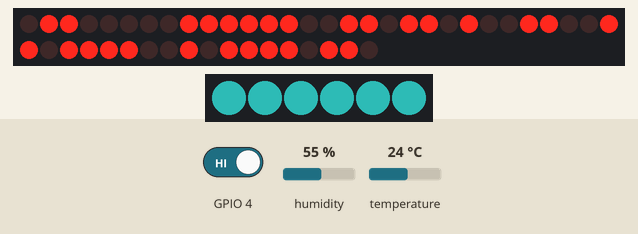
A sketch run on a simulated ESP32. Shown: 48 shift-register outputs drawn as a row of LEDs (first output left, lit = HIGH), 6 RGB LEDs in strip order, left to right. Wiring (inferred from the names in the program): 6 × shift register (74HC595): data GPIO 25; shift clock GPIO 33; latch GPIO 32; MR GPIO 26. Wiring (inferred from the signals the program sends): row of LEDs: on Q0, Q1, Q2, Q3, Q4, Q5, Q6, Q7, Q8, Q9, Q10, Q11, Q12, Q13, Q14, Q15, Q16, Q17, Q18, Q19, Q20, Q21, Q22, Q23, Q24, Q25, Q26, Q27, Q28, Q29, Q30, Q31, Q32, Q33, Q34, Q35, Q36, Q37, Q38, Q39, Q40, Q41, Q42, Q43, Q44, Q45, Q46, Q47. Inputs (shaded band) come from the test bench; at power-on: GPIO 4 HIGH, temperature 24 °C, humidity 55 %. Dim RGB values are drawn brighter than linear; WiFi joins after 1.5 s; servers stay silent unless stated; the local clock reads 2024-03-15 10:24:30 at power-on unless the sketch sets it; random numbers use the default seed unless the sketch sets one; what the sketch prints to the serial monitor is not drawn.

Above: at 9.8 s.
9.9 s: GPIO 4 driven LOW
At 10.49 s:
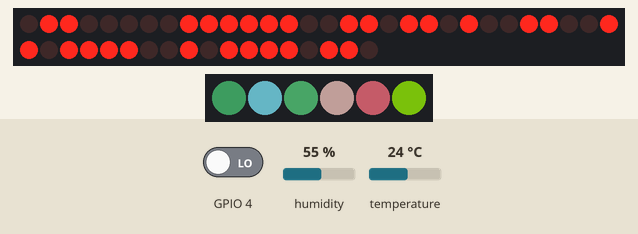
11.7 s: temperature set to 12 °C
At 13.08 s:
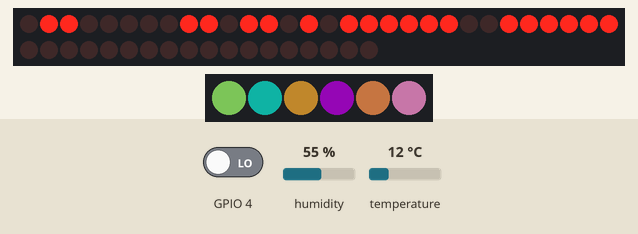
13.7 s: temperature set to 19 °C
15.5 s: GPIO 4 driven HIGH
At 16.4 s:
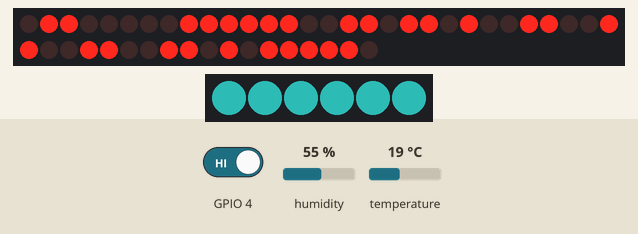
18.5 s: GPIO 4 driven LOW
At 19.12 s:
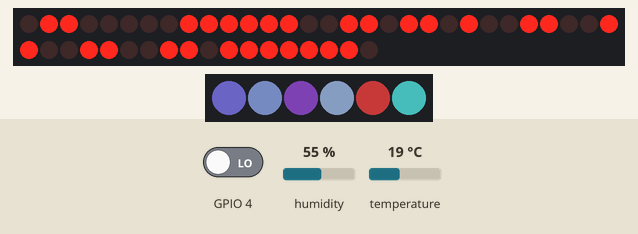
20.3 s: temperature set to 28 °C
At 21.71 s:
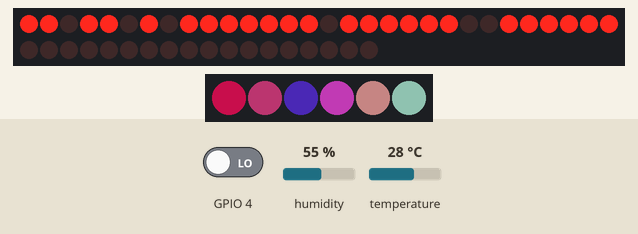
Timing chart, 0 to 24.8 s (numbered marks = the images above; inputs shaded):
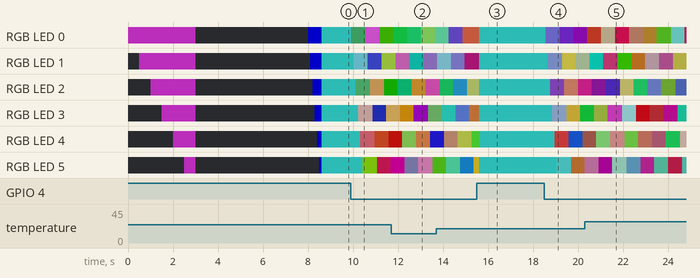

Measured:
- what the display in image 3 shows lasts 1.0 s, from 16.0 s to 17.0 s

The sketch:

6keta-tokei.ino
```cpp
#include <WiFi.h>
#include "time.h"
#include "RTClib.h"
#include <Arduino.h>
RTC_DS3231 rtc;
#include "DHT.h"
#include <Adafruit_NeoPixel.h>
#define LED_PIN     23
#define LED_COUNT  6
Adafruit_NeoPixel strip(LED_COUNT, LED_PIN, NEO_GRB + NEO_KHZ800);


const char* ssid       = "";
const char* password   = "";

const char* ntpServer = "ntp.jst.mfeed.ad.jp";
const long  gmtOffset_sec = 9*3600;
const int   daylightOffset_sec = 0;


#define SER   25
#define SRCLR 26
#define SRCLK 33
#define RCLK  32
#define DHTPIN 18

DHT dht(DHTPIN, DHT11);

void setup() {
  strip.begin();
  strip.show();
  strip.setBrightness(100);

  pinMode(SER,OUTPUT);
  pinMode(SRCLR,OUTPUT);
  pinMode(SRCLK,OUTPUT);
  pinMode(RCLK,OUTPUT);
   pinMode(4,INPUT);

  digitalWrite(SRCLR, LOW);
  digitalWrite(SRCLR, HIGH);

  Serial.begin(115200);
  rtc.begin();
  dht.begin();

  //connect to WiFi
  Serial.printf("Connecting to %s ", ssid);
WiFi.begin(ssid, password);
for(int i =0;i<6;++i){
strip.setPixelColor(i, strip.Color(192, 48, 192));//RGB
strip.show();
delay(500);
}
strip.fill(0,0,0);
strip.show();
delay(5000);
if (WiFi.status() != WL_CONNECTED) {
      delay(500);
      Serial.println("disconnect");
  strip.setPixelColor(0, strip.Color(255, 2, 0));//RGB
  strip.setPixelColor(1, strip.Color(255, 2, 0));
  strip.setPixelColor(2, strip.Color(255, 2, 0));
  strip.setPixelColor(3, strip.Color(255, 2, 0));
  strip.setPixelColor(4, strip.Color(255, 2, 0));
  strip.setPixelColor(5, strip.Color(255, 2, 0));
  strip.show();

  WiFi.disconnect(true);
  WiFi.mode(WIFI_OFF);
  }
 if(WiFi.status() == WL_CONNECTED){
  for(int i =0;i<6;++i){
  strip.setPixelColor(i, strip.Color(0, 0, 255));//RGB
  strip.show();
  delay(100);
}


  Serial.println(WiFi.status());


  configTime(gmtOffset_sec, daylightOffset_sec, ntpServer);

  struct tm timeinfo;
  getLocalTime(&timeinfo);


  byte Hour = timeinfo.tm_hour;
  Serial.print(Hour);
  byte Min  = timeinfo.tm_min;
  int Sec  = timeinfo.tm_sec;

  rtc.adjust(DateTime(2019,1,1,Hour,Min,Sec)); //時間以外は使わないので適当
 }


  //disconnect WiFi as it's no longer needed
//  WiFi.disconnect(true);
//  WiFi.mode(WIFI_OFF);
}
int pre(int x){
             //どこを光らせるか
           //A B C D E F G DP
    int one = B01100000; //1
    int two = B11011010; //2
    int thr = B11110010; //3
    int fou = B01100110; //4
    int fiv = B10110110; //5
    int six = B10111110; //6
    int sev = B11100000; //7
    int eit = B11111110; //8
    int nin = B11110110; //9
    int zer = B11111100; //0
    int err = B10011110; //errorE

switch(x){
  case 0:
  return zer;
  break;
  case 1:
  return one;
  break;
  case 2:
  return two;
  break;
  case 3:
  return thr;
  break;
  case 4:
  return fou;
  break;
  case 5:
  return fiv;
  break;
  case 6:
  return six;
  break;
  case 7:
  return sev;
  break;
  case 8:
  return eit;
  break;
  case 9:
  return nin;
  break;
  default:
  return err;
  break;
}
}

void loop() {
  strip.setPixelColor(0, strip.Color(48, 192, 187));
  strip.setPixelColor(1, strip.Color(48, 192, 187));
  strip.setPixelColor(2, strip.Color(48, 192, 187));
  strip.setPixelColor(3, strip.Color(48, 192, 187));
  strip.setPixelColor(4, strip.Color(48, 192, 187));
  strip.setPixelColor(5, strip.Color(48, 192, 187));
  strip.show();
    //初期化
    digitalWrite(SRCLR, LOW);
    digitalWrite(SRCLR, HIGH);

  DateTime now = rtc.now();
  int hour1 = now.hour() % 10; //1桁目
  int hour2 = (now.hour() - hour1)/10; //2桁目
  //Serial.print(10*hour2+hour1);
  //Serial.print(":");
  int min1 = now.minute() % 10; //1桁目
  int min2 = (now.minute() - min1)/10; //2桁目
  //Serial.print(10*min2+min1);
  //Serial.print(".");
  int sec1 = now.second() % 10; //1桁目
  int sec2 = (now.second() - sec1)/10; //2桁目
  //Serial.println(10*sec2+sec1);


    //シリパラ変換
    digitalWrite(RCLK, LOW);
    shiftOut(SER, SRCLK, LSBFIRST, pre(sec1));//右へ送る（こちらが一番右）
    shiftOut(SER, SRCLK, LSBFIRST, pre(sec2));
    shiftOut(SER, SRCLK, LSBFIRST, pre(min1));
    shiftOut(SER, SRCLK, LSBFIRST, pre(min2));
    shiftOut(SER, SRCLK, LSBFIRST, pre(hour1));
    shiftOut(SER ,SRCLK, LSBFIRST, pre(hour2));//先頭（左
    digitalWrite(RCLK, HIGH);

int fun = now.minute();
int byou = now.second();

if(hour1 == 1 && hour2 == 5 && fun==32){
  if(byou==50){
    WiFi.begin(ssid, password);
    for(int i =0;i<6;++i){
    strip.setPixelColor(i, strip.Color(192, 48, 192));//RGBW
    strip.show();
    delay(800);
}
if(WiFi.status() == WL_CONNECTED){
  strip.setPixelColor(0, strip.Color(0, 0, 255));//RGB
  strip.setPixelColor(1, strip.Color(0, 0, 255));
  strip.setPixelColor(2, strip.Color(0, 0, 255));
  strip.setPixelColor(3, strip.Color(0, 0, 255));
  strip.setPixelColor(4, strip.Color(0, 0, 255));
  strip.setPixelColor(5, strip.Color(0, 0, 255));
  strip.show();
  configTime(gmtOffset_sec, daylightOffset_sec, ntpServer);

  struct tm timeinfo;
  getLocalTime(&timeinfo);


  byte Hour = timeinfo.tm_hour;
  Serial.print(Hour);
  byte Min  = timeinfo.tm_min;
  int Sec  = timeinfo.tm_sec;

  rtc.adjust(DateTime(2019,1,1,Hour,Min,Sec)); //時間以外は使わないので適当
  Serial.println("connect");
  delay(350);
}
if(WiFi.status() != WL_CONNECTED){
  strip.setPixelColor(0, strip.Color(255, 2, 0));//RGB
  strip.setPixelColor(1, strip.Color(255, 2, 0));
  strip.setPixelColor(2, strip.Color(255, 2, 0));
  strip.setPixelColor(3, strip.Color(255, 2, 0));
  strip.setPixelColor(4, strip.Color(255, 2, 0));
  strip.setPixelColor(5, strip.Color(255, 2, 0));
  strip.show();
}
  WiFi.disconnect(true);
  WiFi.mode(WIFI_OFF);
}
}
while(digitalRead(4) == LOW){
for(int i =0;i<6;++i){
strip.setPixelColor(i, strip.Color(random(1,255), random(1,255), random(1,255)));//RGBW
strip.show();
delay(100);
}
 int temp = dht.readTemperature()*100;
 int hum = dht.readHumidity();
 Serial.println(hum);
 int temp1 = temp%10;
 int temp2 = ((temp-temp1)/10)%10;
 int temp3 = (((temp-(temp2*10))-temp1)/100)%10;
 int temp4 = (temp/100-temp3)/10;

    digitalWrite(SRCLR, LOW);
    digitalWrite(SRCLR, HIGH);

    digitalWrite(RCLK, LOW);
    shiftOut(SER, SRCLK, LSBFIRST, pre(temp1)); //右へ送る（こちらが一番右）
    shiftOut(SER, SRCLK, LSBFIRST, pre(temp2));

    shiftOut(SER, SRCLK, LSBFIRST, pre(temp3));
    shiftOut(SER, SRCLK, LSBFIRST, pre(temp4)); //(左)
    digitalWrite(RCLK, HIGH);
       delay (10);
}
delay(100);
}
```
